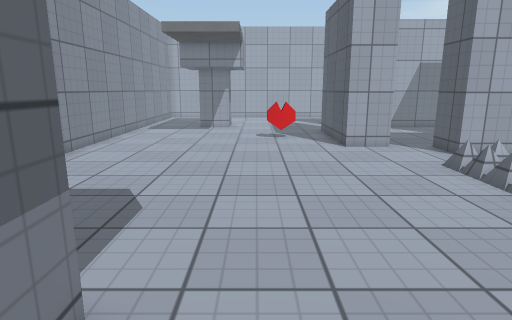
View 1 (above)

23 first-person views from a walk through a scene from a Unity 3-D project. The camera is 1.3 m above the floor, tilts 12° down and sees 75° across. The floor is counted in squares, 0.5 m on a side. Each view is taken from the middle of a square. On the plan, view 1 faces up. The plan holds only what a view shows up to about 20 squares ahead; the rest is blank. The player is left out. Surface patterns are stand-ins for the level's own textures.

View 2
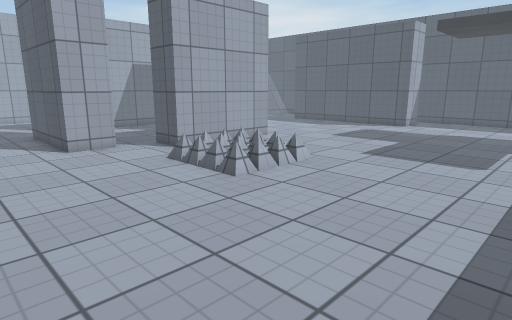

View 3
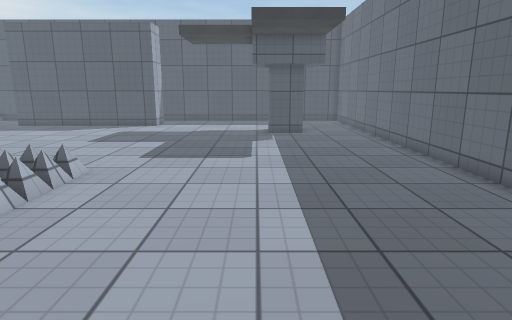

View 4
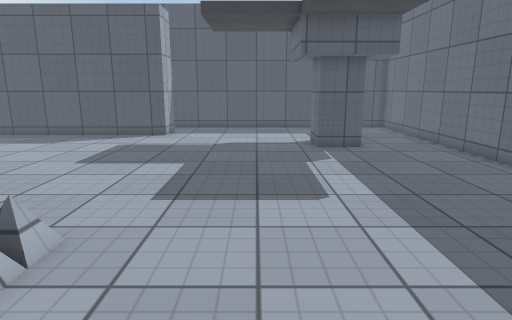

View 5
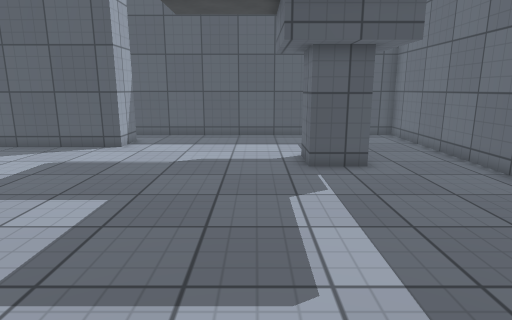

View 6
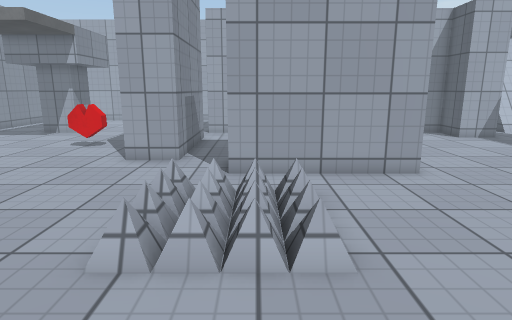

View 7
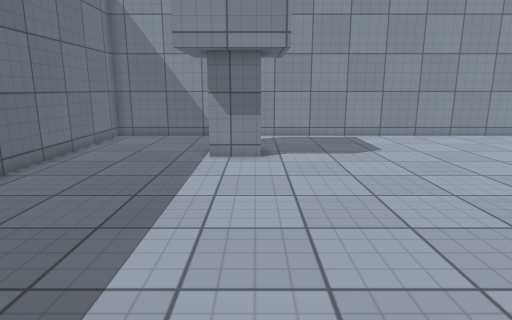

View 8
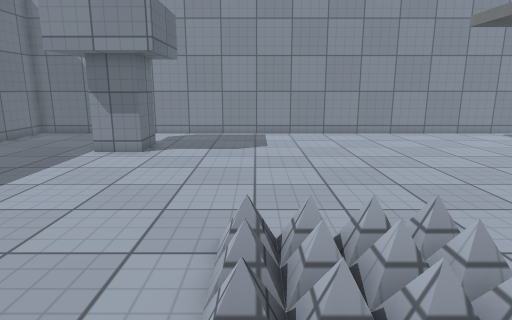

View 9
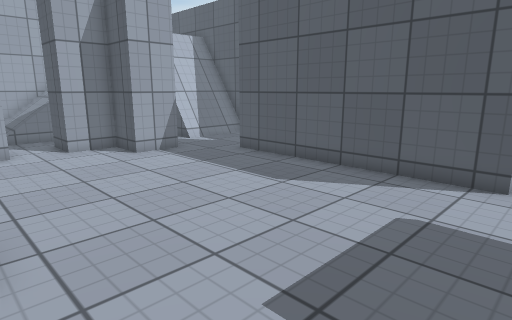

View 10
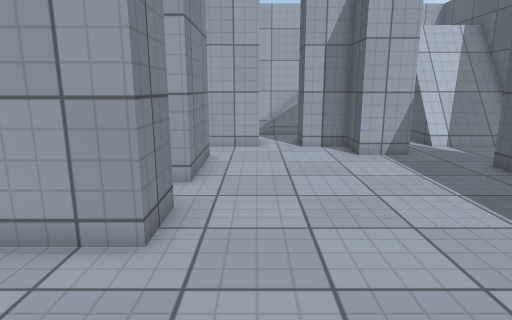

View 11
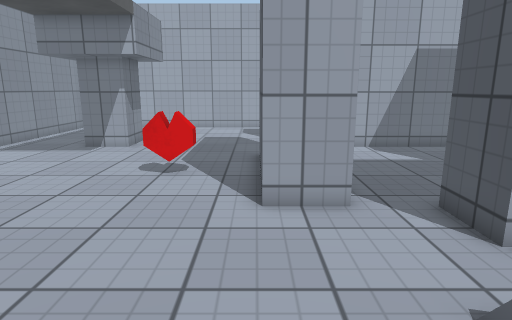

View 12
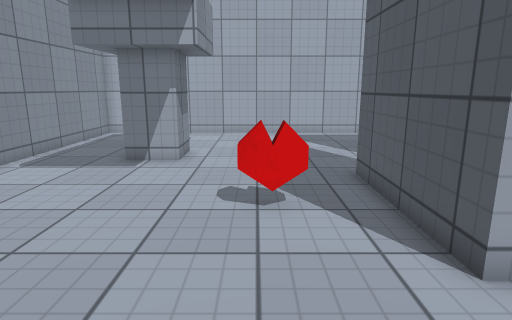

View 13
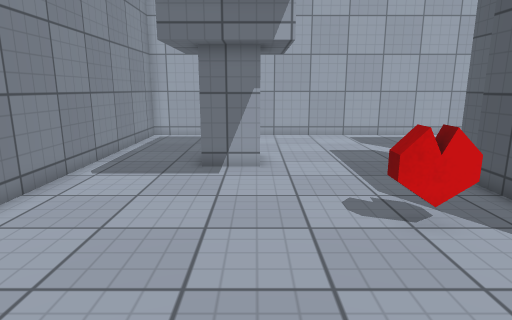

View 14
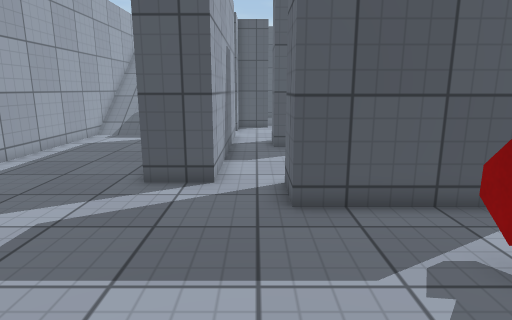

View 15
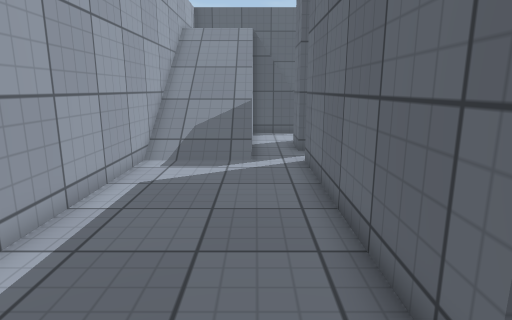

View 16
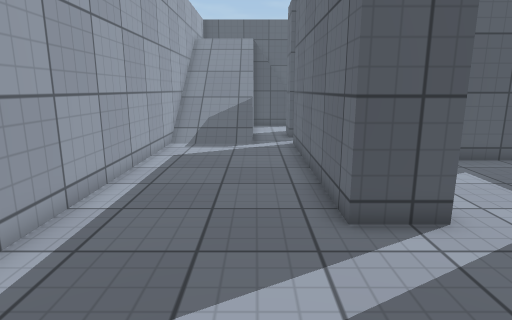

View 17
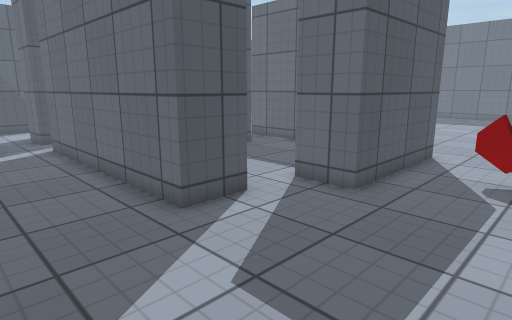

View 18
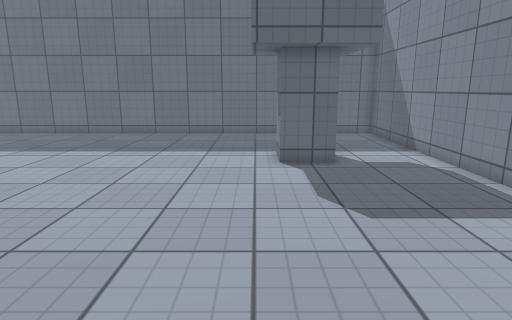

View 19
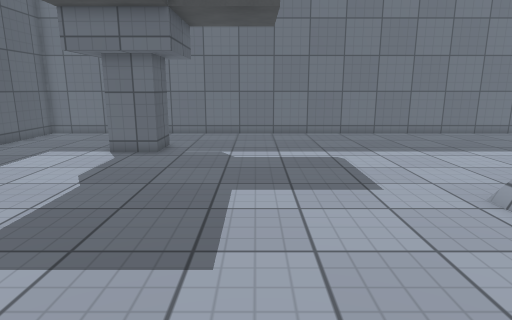

View 20
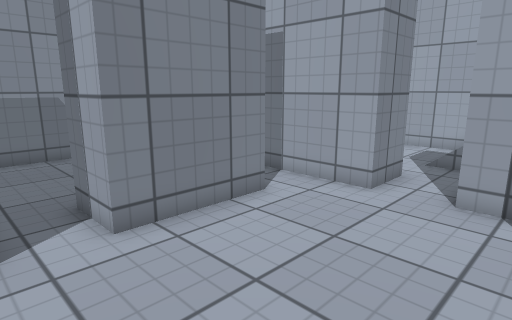

View 21
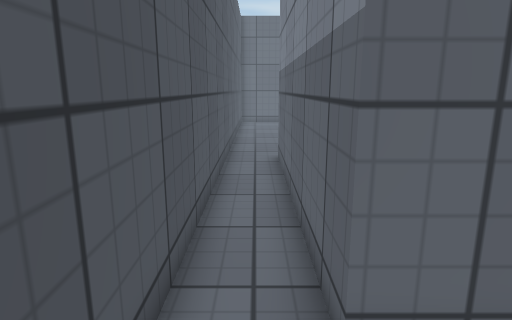

View 22
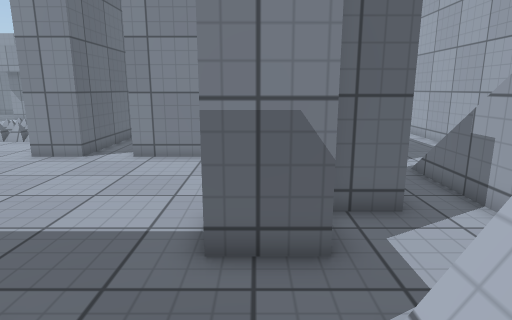

View 23
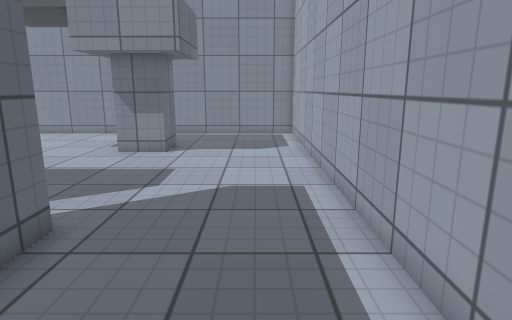

### Floor plan
Key: @ floor where view 1 was taken; # wall or solid block; . floor; / step, stairs or slope; = window, fence, low wall or low ledge; ^ raised ledge; v drop or lower ground; O other object.
Columns run from 8 left of view 1 to 28 right of it. Each row starts with its distance up from view 1.
 31 ###############################^^^^
 30 #........................////////
 29 #........................////////   ^
 28 #........................////////   ^
 27 #........................///////#   ^
 26 #...............................##vv^
 25 #...###.......###########.###...#####
 24 #...###.......###########.###...=^^^#
 23 #...###.......###########.#####.....
 22 #...........................###.....
 21 #...........###.....###.....###.... #
 20 #...........###.....# #...........  #
 19 #...........###.....###.........###.#
 18 #...........###.....###.........###.#
 17 #...........###.....###.........###.#
 16 #...........###.................###.#
 15 #...........###.#######.........###.#
 14 #...............#######.........###.#
 13 #...............#######.........###.#
 12 #...............................###.#
 11 #..............OOOO.............###.#
 10 #..............OOOO.............###.#
  9 #..............OOOO.............###.#
  8 #..............OOOO.................#
  7 #...................................#
  6 #...................................#
  5 #...................................#
  4 #...................................#
  3 #...###.............................#
  2 #...  #.............................#
  1 #...  #.....................###.....#
  0 #.......@...................#  .....#
 -1 #...........................#  .....#
 -2 #...................................#
 -3 #...................................#
 -4 #...................................#
 -5 #####################################

Positions as (right, up) in squares from view 1, and headings:
1: (0, 0), facing up
2: (0, 0), facing up-right
3: (0, 2), facing right
4: (5, 4), facing right
5: (9, 3), facing right
6: (9, 3), facing up
7: (11, 3), facing left
8: (12, 8), facing left
9: (14, 8), facing up-right
10: (16, 8), facing up
11: (4, 8), facing up
12: (1, 11), facing up
13: (-2, 12), facing up
14: (-3, 22), facing right
15: (4, 27), facing right
16: (0, 27), facing right
17: (0, 29), facing down-right
18: (-1, 15), facing down
19: (16, 15), facing down
20: (20, 15), facing up-left
21: (27, 22), facing down
22: (27, 22), facing left
23: (12, 29), facing left
